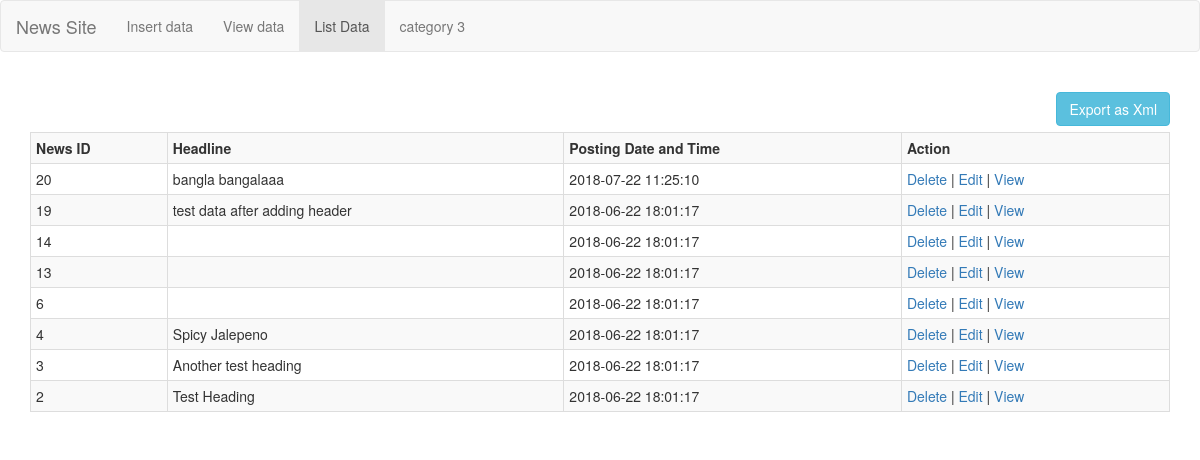
Screenshot of /listdata.php with the database file from the repository.
### tables this page shows
CREATE TABLE `test` (
  `id` int(11) NOT NULL,
  `heading` text NOT NULL,
  `summertext` longtext NOT NULL,
  `datetime` timestamp NOT NULL DEFAULT CURRENT_TIMESTAMP,
  `flag` tinyint(1) NOT NULL
);

### listdata.php (the view, shortened to what this page needs)
<!DOCTYPE html>
<html lang="en">
<head>
    <link href="css/bootstrap.min.css" rel="stylesheet">
    <link href="css/bootstrap.css" rel="stylesheet">
</head>
<body>
<nav class="navbar navbar-default">
    <div class="container-fluid">
        <div class="navbar-header">
            <a class="navbar-brand" href="index.php">News Site</a>
        </div>
        <ul class="nav navbar-nav">
            <li><a href="home.php">Insert data</a></li>
            <li><a href="viewdata.php">View data</a></li>
            <li class="active"><a href="listdata.php">List Data</a></li>
            <li><a href="#">category 3</a></li>
        </ul>
    </div>
</nav>
<div class="container">
<h3><a href='convertxml.php' style='float:right;' class='btn btn-info'>Export as Xml</a></h3><br/><br/>
	<table class="table table-striped table-bordered table-condensed">
		<tr>
        <th>News ID</th>
        <th>Headline</th>
        <th>Posting Date and Time</th>
        <th>Action</th>
		</tr>
        <?php
            require 'config.php';
            $statement="select * from test where flag=0 order by id desc";
            $result = mysqli_query($conn, $statement);
            if (mysqli_num_rows($result) > 0)
            {
                while($row = mysqli_fetch_assoc($result))
                {
                    echo "<tr>";
					echo "<td>".$row['id']."</td>";
					echo "<td>".$row['heading']."</td>";
					echo "<td>".$row['datetime']."</td>";
					echo "<td><a href=\"delete.php?id=$row[id]\" onClick=\"return confirm('Are you sure you want to delete?')\">Delete</a> | <a href=\"edit.php?id=$row[id]\">Edit</a> | <a href=\"singleview.php?id=$row[id]\">View</a></td>";
					echo "</tr>";
                }
            }
            else
            {
                echo "Nothing found in db";
            }
        ?>
		</table>
</div>
</body>
</html>

### rows the page displays
test: id "20", heading "bangla bangalaaa", datetime "2018-07-22 11:25:10"
test: id "19", heading "test data after adding header", datetime "2018-06-22 18:01:17"
test: id "14", datetime "2018-06-22 18:01:17"
test: id "13", datetime "2018-06-22 18:01:17"
test: id "6", datetime "2018-06-22 18:01:17"
test: id "4", heading "Spicy Jalepeno", datetime "2018-06-22 18:01:17"
test: id "3", heading "Another test heading", datetime "2018-06-22 18:01:17"
test: id "2", heading "Test Heading", datetime "2018-06-22 18:01:17"
